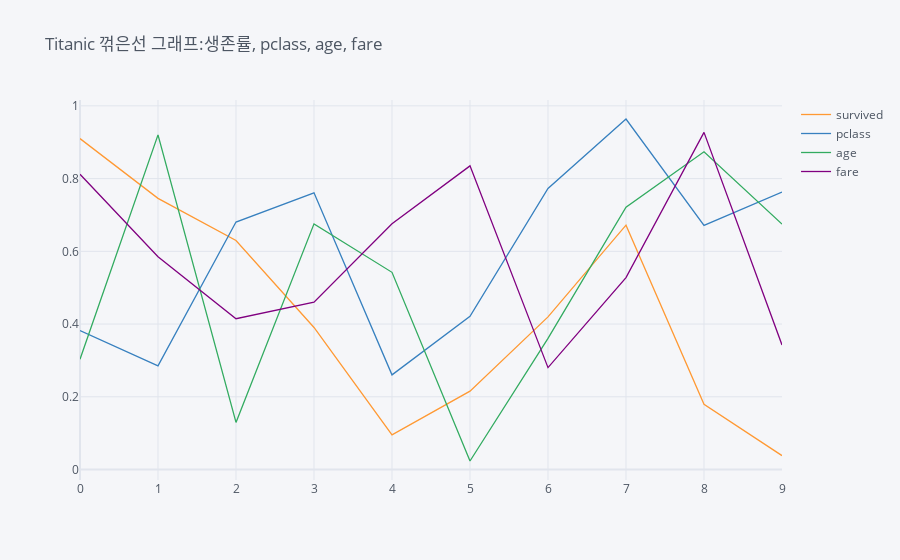

The notebook cell this image was saved under:
### Code cell
df_titanic.iplot(kind='line', title='Titanic 꺾은선 그래프:생존률, pclass, age, fare')

### Figure 1 — Plotly figure (JSON) as saved in the notebook; plotly's stock layout.template omitted (floating-point values rounded to 4 significant figures)
{"data": [{"line": {"color": "rgba(255, 153, 51, 1.0)", "dash": "solid", "shape": "linear", "width": 1.3}, "mode": "lines", "name": "survived", "text": "", "type": "scatter", "x": [0, 1, 2, 3, 4, 5, 6, 7, 8, 9], "y": [0.91, 0.7456, 0.6298, 0.3905, 0.09518, 0.2154, 0.4198, 0.6719, 0.1793, 0.0383]}, {"line": {"color": "rgba(55, 128, 191, 1.0)", "dash": "solid", "shape": "linear", "width": 1.3}, "mode": "lines", "name": "pclass", "text": "", "type": "scatter", "x": [0, 1, 2, 3, 4, 5, 6, 7, 8, 9], "y": [0.3822, 0.2851, 0.6805, 0.7607, 0.2602, 0.4211, 0.7729, 0.9638, 0.6713, 0.7628]}, {"line": {"color": "rgba(50, 171, 96, 1.0)", "dash": "solid", "shape": "linear", "width": 1.3}, "mode": "lines", "name": "age", "text": "", "type": "scatter", "x": [0, 1, 2, 3, 4, 5, 6, 7, 8, 9], "y": [0.3029, 0.9202, 0.1296, 0.6755, 0.5423, 0.02342, 0.3605, 0.7212, 0.8737, 0.6747]}, {"line": {"color": "rgba(128, 0, 128, 1.0)", "dash": "solid", "shape": "linear", "width": 1.3}, "mode": "lines", "name": "fare", "text": "", "type": "scatter", "x": [0, 1, 2, 3, 4, 5, 6, 7, 8, 9], "y": [0.8118, 0.5852, 0.4146, 0.4601, 0.6758, 0.835, 0.2802, 0.5277, 0.9271, 0.3426]}], "layout": {"legend": {"bgcolor": "#F5F6F9", "font": {"color": "#4D5663"}}, "paper_bgcolor": "#F5F6F9", "plot_bgcolor": "#F5F6F9", "title": {"font": {"color": "#4D5663"}, "text": "Titanic 꺾은선 그래프:생존률, pclass, age, fare"}, "xaxis": {"gridcolor": "#E1E5ED", "showgrid": true, "tickfont": {"color": "#4D5663"}, "title": {"font": {"color": "#4D5663"}, "text": ""}, "zerolinecolor": "#E1E5ED"}, "yaxis": {"gridcolor": "#E1E5ED", "showgrid": true, "tickfont": {"color": "#4D5663"}, "title": {"font": {"color": "#4D5663"}, "text": ""}, "zerolinecolor": "#E1E5ED"}}}
